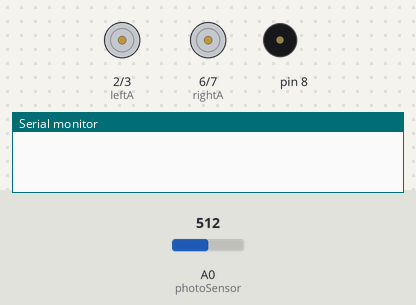
This sketch was run on a simulated Arduino Uno, built with avr-gcc and run on an emulated ATmega328P. On the bench: motor-driver pin pairs drawn as motors (green arrow = first pin HIGH = forward, orange = second pin HIGH = backward, longer = more drive), buzzer (waves = sounding), the last lines printed to the serial monitor. The test bench sets the inputs (shaded band); at power-on: A0 (photoSensor) = 512.

Above: at 1.3 s.
1.4 s: A0 (photoSensor) set to 586
3.2 s: A0 (photoSensor) set to 615
At 4.2 s:
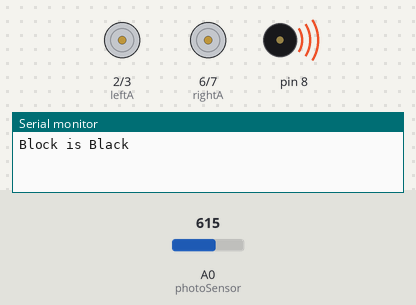
6.2 s: A0 (photoSensor) set to 590
At 6.57 s:
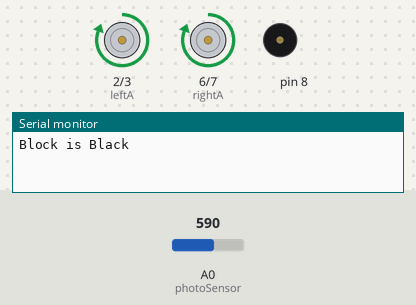
Timing chart, 0 to 9.2 s (numbered marks = the images above; inputs shaded):
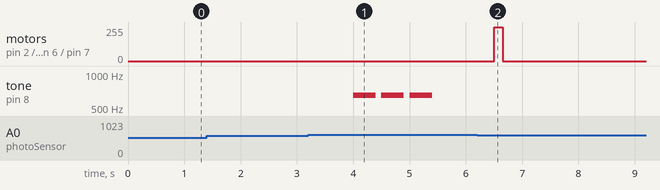

The sketch:

Milestone4_Solution.ino
```cpp
/* Authors: Corey Mendonca and Peter Navarro
   Date: 10/16/2020
   Milestone 4 Solution
   Implement different movement states to guide the robot along the blocks and determine the color of the block
   by playing a specfic tone
*/

#include <Servo.h>

const int leftA =  2;      // Left Motor A pin
const int leftB =  3;      // Left Motor B pin
const int rightA =  6;     // Right Motor A pin
const int rightB =  7;    // Right Motor B
int state = 0;             // variable to hold current state
const int photoSensor = A0;
int blockCount;

void setup() {
  pinMode(leftA, OUTPUT);
  pinMode(leftB, OUTPUT);
  pinMode(rightA, OUTPUT);
  pinMode(rightB, OUTPUT);
  Serial.begin(9600);
  pinMode(photoSensor, INPUT);
  state1Setup();

}


void loop() {
  // This loop simply calls the state function for the current State
  switch (state) {
    case 1:
      state1();
      break;
    case 2:
      state2();
      break;

  }
}
```

motorfunctions.ino
```cpp
//  Never change these functions
//  If they have the reversed outcome rewire the platform
//  Do not re-write these functions
void platformForward()
{
  leftForward();
  rightForward();
}
void platformBackward()
{
  leftBackward();
  rightBackward();
}
void platformStop()
{
  leftStop();
  rightStop();
}
void platformSpinLeft()
{
  leftBackward();
  rightForward();
}
void platformSpinRight()
{
  rightBackward();
  leftForward();
}
//left
void leftForward()
{
  digitalWrite(leftA, HIGH);
  digitalWrite(leftB, LOW);
}
void leftBackward()
{
  digitalWrite(leftA, LOW);
  digitalWrite(leftB, HIGH);
}

void leftStop()
{
  digitalWrite(leftA, LOW);
  digitalWrite(leftB, LOW);
}
//right
void rightForward()
{
  digitalWrite(rightA, HIGH);
  digitalWrite(rightB, LOW);
}
void rightBackward()
{
  digitalWrite(rightA, LOW);
  digitalWrite(rightB, HIGH);
}

void rightStop()
{
  digitalWrite(rightA, LOW);
  digitalWrite(rightB, LOW);
}
```

playtones.ino
```cpp
void playtone1() {

  tone(8, 1500, 400);
  delay(800);
  noTone(8);
  tone(8, 1500, 400);
  delay(800);
  noTone(8);

}

void playtone2() {

  tone(8, 650, 400);
  delay(500);
  noTone(8);
  tone(8, 650, 400);
  delay(500);
  noTone(8);
  tone(8, 650, 400);
  delay(500);
  noTone(8);


}
void playtone3(){


  tone(8, 150, 400);
  delay(500);
  noTone(8);

  }
```

state1.ino
```cpp
/*
 * This state determines block color, plays the correct tone, then proceeds to state 2
 */


void state1Setup() {

  state = 1;
}

void state1() {

  //Checks the value given from the sensor
  //waits a few seconds before checking value.

  int val = analogRead(photoSensor);
  delay(500);

  //Determines color of  block based off the sensors value.
  //White block
  if (val < 300) {
    Serial.println("Block is white");
    playtone1();
    delay(1000);
    state2Setup();
  }
  //Black Block
  if (val > 600 && val < 950) {
    Serial.println("Block is Black");
    playtone2();
    delay(1000);
    state2Setup();
  }
  //No block
  if (val > 950) {
    Serial.println("No block");
    playtone3();
    state2Setup();
  }


}
```

state2.ino
```cpp
/*
    This is the movement state that moves the robot forward to the next block.
*/


void state2Setup() {

  platformForward();
  state = 2;

}

void state2() {

  //move forward a few centimeters to the next block.
  //might need to adjust this delay value

  delay(150);
  platformStop();
  delay(500);
  state1Setup();


}
```

Measured:
- the behaviour switches between 600 and 601 on A0 (photoSensor) (found by bisection; images 0 and 1)
- after the input at 1.4 s, every drawn part: stays the same
- after the input at 3.2 s, tone on pin 8: alternates 650 Hz for 0.40 s and silent for 0.10 s, starting after 0.80 s
- after the input at 6.2 s, motor on pin 2 (leftA) / pin 3 (leftB), motor on pin 6 (rightA) / pin 7 (rightB): goes on until 6.7 s, then stays stopped; tone on pin 8: stops changing and stays silent
